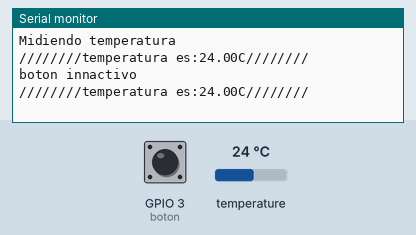
Recording of a sketch running on a simulated ESP32. Shown: the last lines printed to the serial monitor. Inputs (shaded band) come from the test bench; at power-on: temperature 24 °C, GPIO 3 (boton) LOW.

Above: at 7.5 s.
7.6 s: temperature set to 12 °C
At 12.1 s:
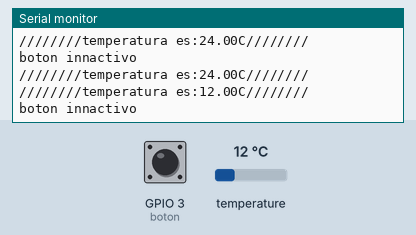
12.2 s: temperature set to 19 °C
At 13.8 s:
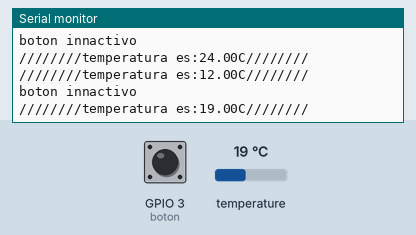
16.8 s: GPIO 3 (boton) pulled HIGH for 3 s
At 18.6 s:
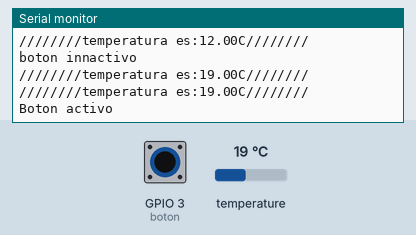
Timing chart, 0 to 20.1 s (numbered marks = the images above; inputs shaded):
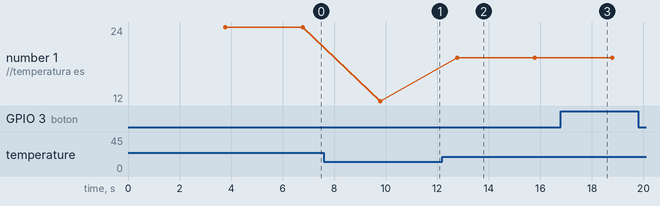

Measured:
- after the input at 7.6 s, the serial monitor: prints a new line after 2.2 s (image 1)
- after the input at 12.2 s, the serial monitor: prints a new line after 0.58 s (image 2)
- after the input at 16.8 s, the serial monitor: prints a new line after 1.2 s (image 3)
- plotted number 1: 24 → 12 after the input at 7.6 s, 12 → 19 after the input at 12.2 s

The sketch:

medidor_de_temperatura.ino
```cpp
/*
 * Fundacion Kinal
 * Centro educativo tecnico laboral Kinal
 * Perito en electonica
 * Quinto perito
 * EB5AM
 * Taller de electronica digital y reparacion de computadoras
 * Nombre: Diego Alejandro Culajay Gonzalez
*/

#include <DallasTemperature.h>
#include <OneWire.h>
#include <Ticker.h>

#define boton 3

volatile static bool estado;

void Temperatura(void);
void Boton(void);

OneWire ourWire(2);
DallasTemperature sensor(&ourWire);
Ticker accionTemperatura(Temperatura,3000);
Ticker accionBoton(Boton,6000);


void setup() {
  Serial.begin(9600);
  pinMode(boton,INPUT);
  sensor.begin();
  accionTemperatura.start();
  accionBoton.start();
  Serial.println("Midiendo temperatura");
}

void loop() {
accionTemperatura.update();
accionBoton.update();
}
 void Boton(void){
  estado = digitalRead(boton);
  if(estado == HIGH){
  Serial.println("Boton activo");}
  if(estado == LOW){
    Serial.println("boton innactivo");
    }
  }

void Temperatura(void){
 sensor.requestTemperatures();
 float temp= sensor.getTempCByIndex(0);
 Serial.print("////////");
 Serial.print("temperatura es:");
 Serial.print(temp);
 Serial.print("C");
 Serial.println("////////");
}
```
